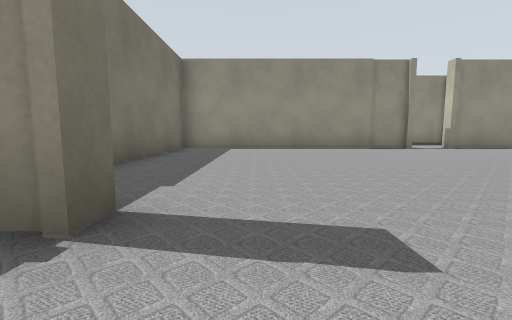
view 1 (above)

24 first-person views from a walk through a Gazebo world. The camera is 0.5 m above the floor, tilts 6° down and sees 90° across. Floor lines are 1 m apart. The floor is counted in squares, 1 m on a side. Each view is taken from the middle of a square. On the plan, view 1 faces up. The plan holds only what a view shows up to about 9 squares ahead; the rest is blank. The place goes on beyond the plan. Simple patterns stand in for the simulator's built-in surfaces. Some stock models are drawn as simple stand-ins.

view 2
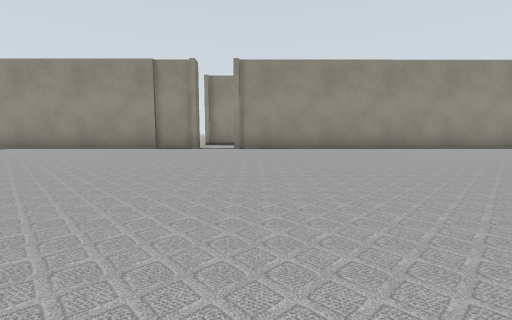

view 3
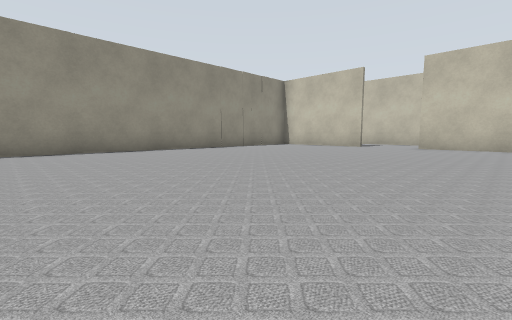

view 4
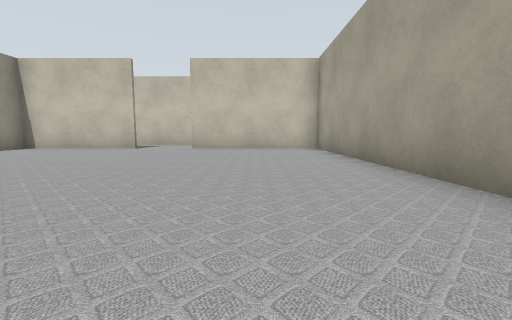

view 5
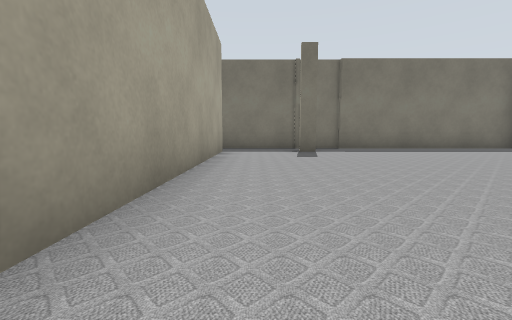

view 6
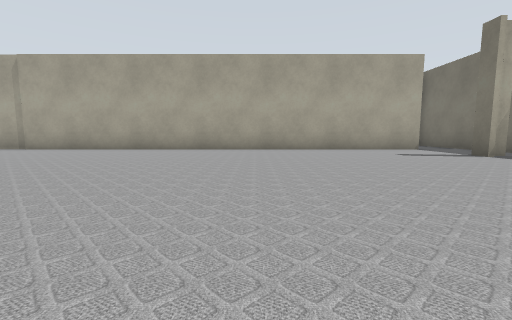

view 7
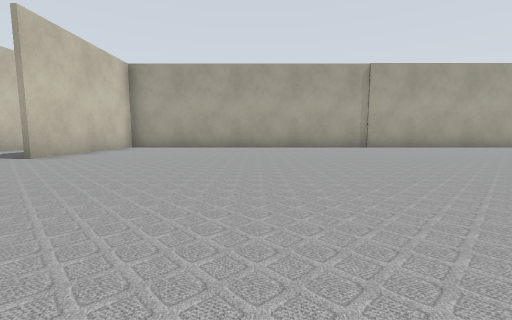

view 8
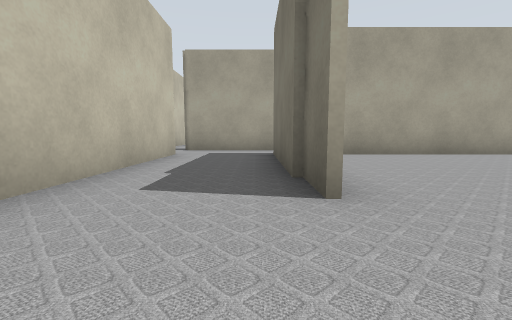

view 9
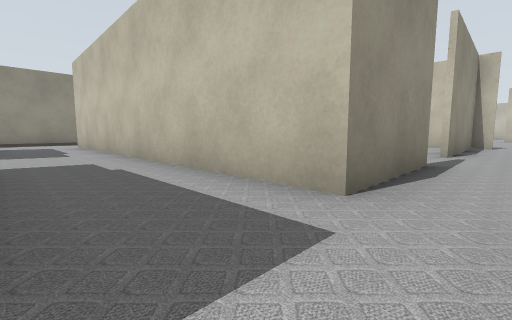

view 10
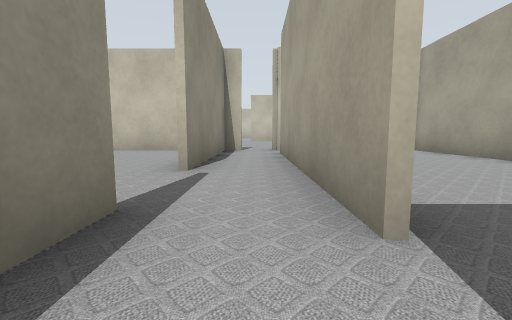

view 11
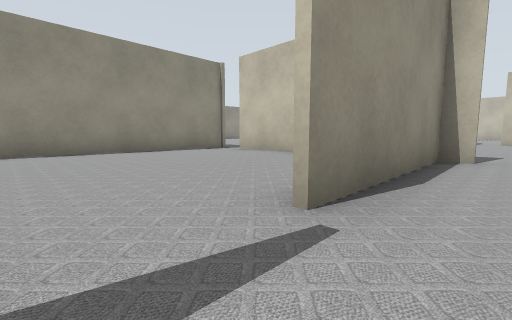

view 12
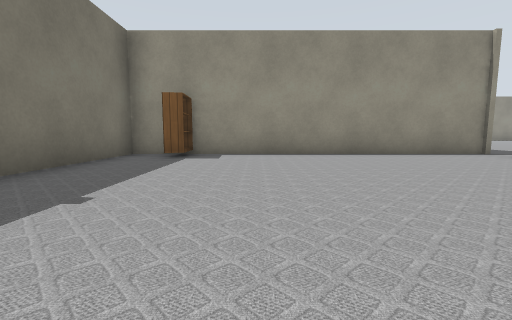

view 13
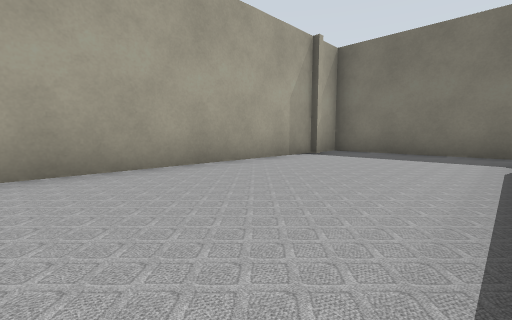

view 14
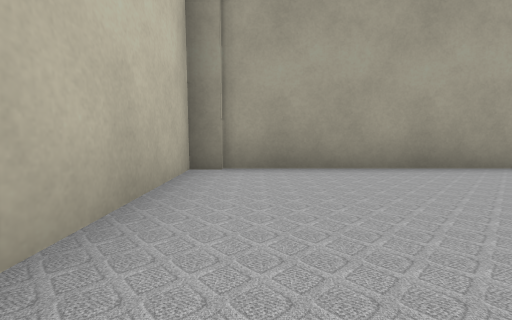

view 15
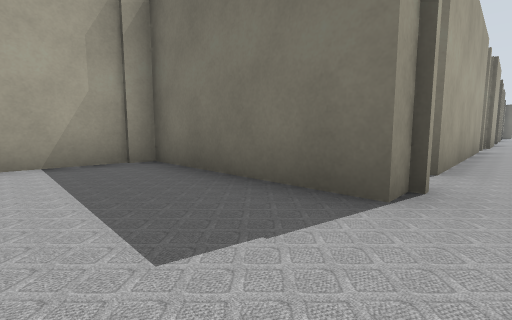

view 16
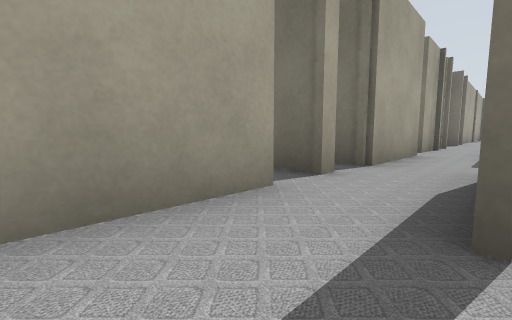

view 17
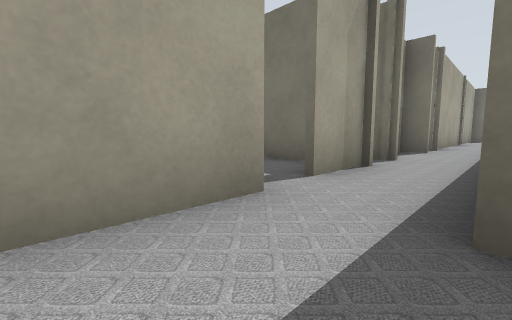

view 18
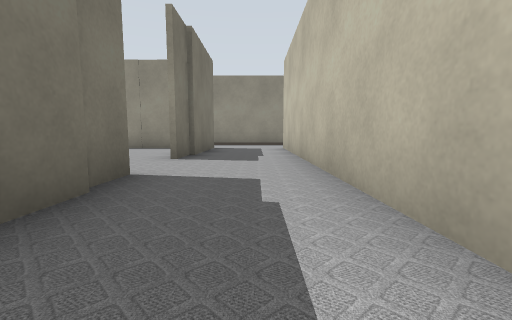

view 19
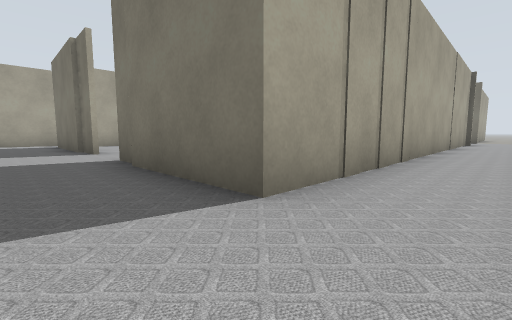

view 20
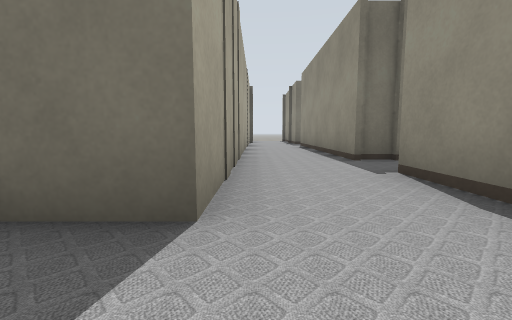

view 21
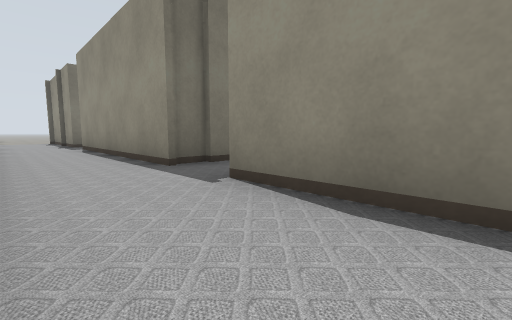

view 22
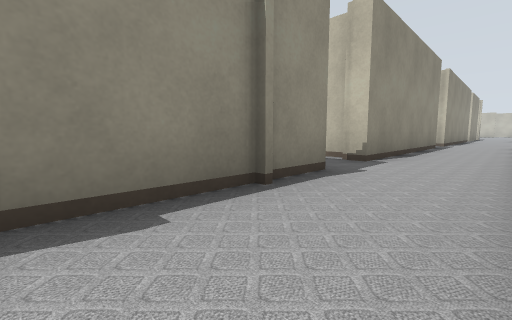

view 23
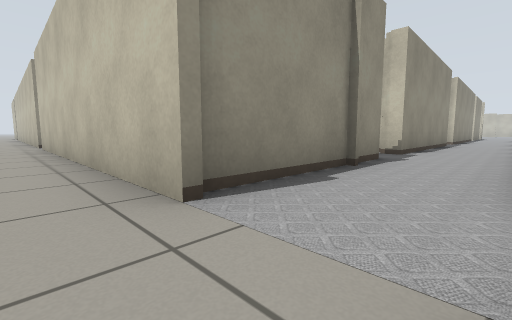

view 24
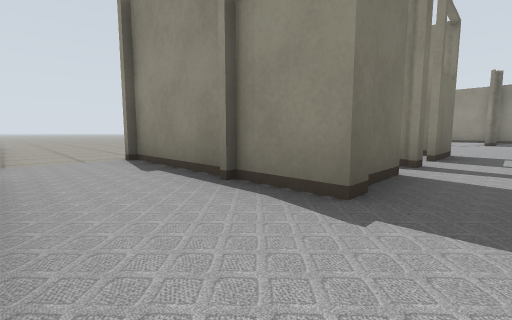

### Floor plan
Ten units are one square. View 1 is at (0, 0); x grows to the right and y downward. Boxes are objects, and circles mark ways between rooms. Rooms are numbered by the first view taken in them; rooms with no view inside come last. Other rooms are left out.
<svg viewBox="-29 -190 365 261">
<path fill="none" stroke="#000" d="M51 -85 -24 -85 -24 -19M-9 -16 -9 -13 -15 -13M193 -49 193 -85 63 -85M-11 9 193 9 193 -31M-24 -15 -24 22M219 -26 219 -88M196 -87 196 -49M96 26 124 26M159 24 159 30M169 26 185 26M194 26 206 26M248 11 219 11 219 -26M241 26 294 26M229 26 232 26M206 26 220 26M304 11 264 11M196 -31 196 11M309 66 309 39M232 26 232 66 310 66M302 26 310 26 310 66 331 66M202 -108 178 -108M176 -87 196 -87M92 -87 104 -87M63 -85 63 -88M106 -108 106 -114M91 -125 91 -108 49 -108M51 -89 51 -85M110 -114 110 -119M49 -108 49 -185M304 -34 304 -42M304 4 304 -15M306 -51 220 -51 220 -19M162 -120 162 -108 106 -108M104 -87 176 -87"/>
<rect x="225" y="-55" width="10" height="20" fill="#bbb"><title>bookshelf</title></rect>
<circle cx="190" cy="-40" r="3" fill="#2a7"/>
<circle cx="60" cy="-80" r="3" fill="#2a7"/>
<circle cx="210" cy="-20" r="3" fill="#2a7"/>
<circle cx="210" cy="-80" r="3" fill="#2a7"/>
<circle cx="200" cy="20" r="3" fill="#2a7"/>
<circle cx="240" cy="30" r="3" fill="#2a7"/>
<circle cx="300" cy="30" r="3" fill="#2a7"/>
<circle cx="310" cy="20" r="3" fill="#2a7"/>
<circle cx="255" cy="10" r="3" fill="#2a7"/>
<circle cx="180" cy="-100" r="3" fill="#2a7"/>
<circle cx="50" cy="-95" r="3" fill="#2a7"/>
<circle cx="100" cy="-100" r="3" fill="#2a7"/>
<text x="90" y="-40">1</text>
<text x="200" y="-50">2</text>
<text x="120" y="20">3</text>
<text x="250" y="10">4</text>
<text x="270" y="50">5</text>
<text x="320" y="30">6</text>
<text x="240" y="-100">7</text>
<text x="80" y="-100">8</text>
<text x="-20" y="-110">9</text>
<text x="270" y="-20">10</text>
<text x="150" y="-100">11</text>
</svg>
Room 1 opens to room 2. Room 1 opens to room 8. Room 2 opens to room 4. Room 2 opens to room 7. Room 3 opens to room 4. Room 4 opens to room 5. Room 4 opens to room 6. Room 4 opens to room 10. Room 7 opens to room 11. Room 8 opens to room 9. Room 8 opens to room 11.

Where each view was taken, in squares from view 1:
view 1: 0 up, 0 right, facing up
view 2: 0 up, 7 right, facing up
view 3: 1 up, 10 right, facing up-right
view 4: 1 up, 11 right, facing right
view 5: 0 up, 6 right, facing left
view 6: 7 up, 4 right, facing down
view 7: 8 up, 15 right, facing down
view 8: 5 up, 20 right, facing down
view 9: 2 down, 20 right, facing up-right
view 10: 2 down, 23 right, facing right
view 11: 2 down, 25 right, facing up-right
view 12: 1 down, 25 right, facing up
view 13: 3 down, 30 right, facing down-left
view 14: 3 down, 30 right, facing down
view 15: 2 down, 33 right, facing down-left
view 16: 1 down, 26 right, facing down-left
view 17: 1 down, 21 right, facing down-left
view 18: 0 up, 21 right, facing up
view 19: 10 up, 21 right, facing down-left
view 20: 9 up, 21 right, facing left
view 21: 9 up, 20 right, facing up-left
view 22: 9 up, 6 right, facing up-right
view 23: 9 up, 4 right, facing up-right
view 24: 9 up, 10 right, facing up-left
